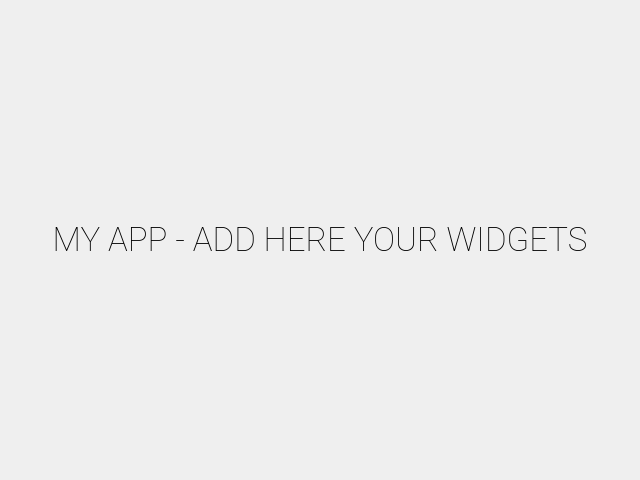
<?xml version="1.0" encoding="UTF-8"?>
<ui version="4.0">
 <class>MainWindow</class>
 <widget class="QMainWindow" name="MainWindow">
  <property name="geometry">
   <rect>
    <x>0</x>
    <y>0</y>
    <width>640</width>
    <height>480</height>
   </rect>
  </property>
  <property name="windowTitle">
   <string>MainWindow</string>
  </property>
  <widget class="QWidget" name="centralwidget">
   <layout class="QVBoxLayout" name="verticalLayout">
    <item>
     <widget class="QLabel" name="label">
      <property name="font">
       <font>
        <family>Roboto Thin</family>
        <pointsize>25</pointsize>
       </font>
      </property>
      <property name="text">
       <string>MY APP - ADD HERE YOUR WIDGETS</string>
      </property>
      <property name="alignment">
       <set>Qt::AlignCenter</set>
      </property>
     </widget>
    </item>
   </layout>
  </widget>
 </widget>
 <resources/>
 <connections/>
</ui>
